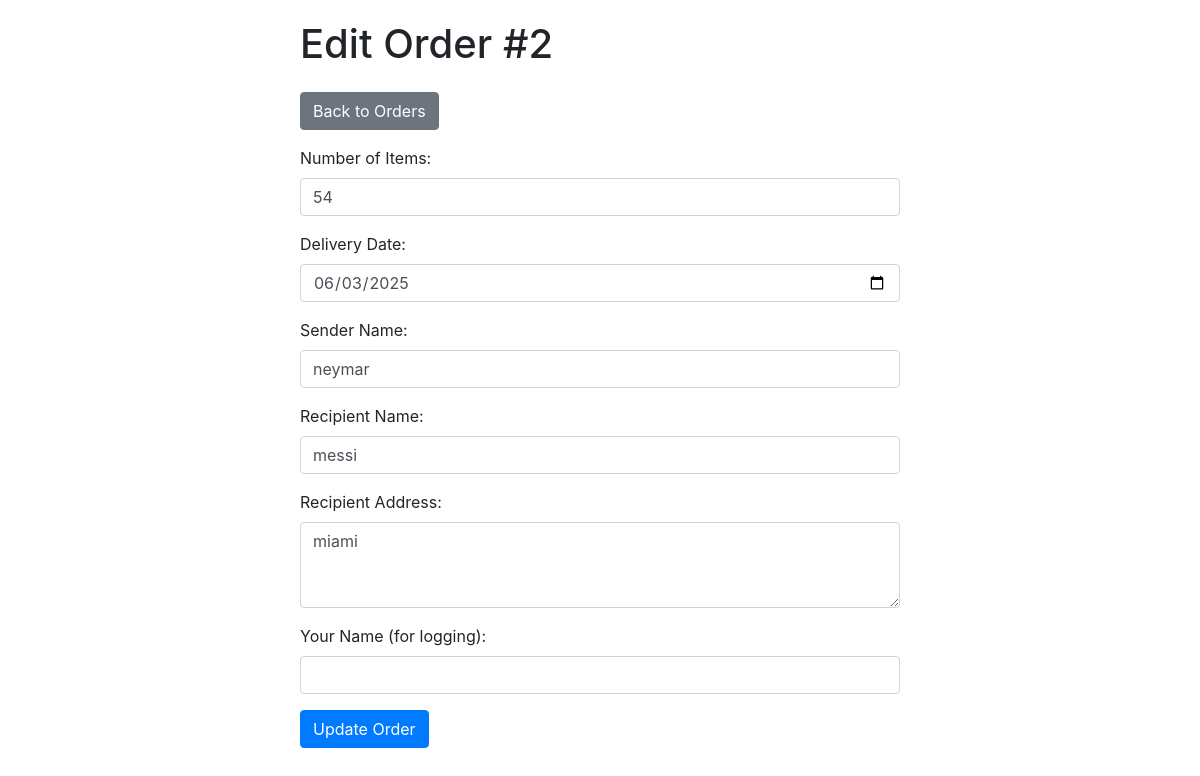
The page /edit_order/2 on the database its author committed.
### app.py (models this page shows)
class Order(db.Model):
    id = db.Column(db.Integer, primary_key=True)
    items = db.Column(db.Integer, nullable=False)
    delivery_date = db.Column(db.Date, nullable=False)
    sender_name = db.Column(db.String(100), nullable=False)
    recipient_name = db.Column(db.String(100), nullable=False)
    recipient_address = db.Column(db.String(200), nullable=False)
    status = db.Column(db.String(20), default='Ongoing')

### app.py (the view)
@app.route('/edit_order/<int:order_id>', methods=['GET'])
def show_edit_form(order_id):
    order = Order.query.get_or_404(order_id)
    return render_template('edit_order.html', order=order)

### templates/edit_order.html (shortened to what this page needs)
<!DOCTYPE html>
<html>
<head>
    <link rel="stylesheet" href="https://stackpath.bootstrapcdn.com/bootstrap/4.5.2/css/bootstrap.min.css">
</head>
<body>
    <div class="container">
        <div class="form-container">
            <h1 class="mb-4">Edit Order #{{ order.id }}</h1>
            <a href="{{ url_for('view_orders') }}" class="btn btn-secondary mb-3">Back to Orders</a>
            <form action="{{ url_for('update_order', order_id=order.id) }}" method="POST">
                <div class="form-group">
                    <label for="items">Number of Items:</label>
                    <input type="number" class="form-control" id="items" name="items" value="{{ order.items }}" required>
                </div>
                <div class="form-group">
                    <label for="delivery_date">Delivery Date:</label>
                    <input type="date" class="form-control" id="delivery_date" name="delivery_date" value="{{ order.delivery_date }}" required>
                </div>
                <div class="form-group">
                    <label for="sender_name">Sender Name:</label>
                    <input type="text" class="form-control" id="sender_name" name="sender_name" value="{{ order.sender_name }}" required>
                </div>
                <div class="form-group">
                    <label for="recipient_name">Recipient Name:</label>
                    <input type="text" class="form-control" id="recipient_name" name="recipient_name" value="{{ order.recipient_name }}" required>
                </div>
                <div class="form-group">
                    <label for="recipient_address">Recipient Address:</label>
                    <textarea class="form-control" id="recipient_address" name="recipient_address" rows="3" required>{{ order.recipient_address }}</textarea>
                </div>
                <div class="form-group">
                    <label for="performer_name">Your Name (for logging):</label>
                    <input type="text" class="form-control" id="performer_name" name="performer_name" required>
                </div>
                <button type="submit" class="btn btn-primary">Update Order</button>
            </form>
        </div>
    </div>
</body>
</html>

### templates/edit_order.html (style rules this page uses)
body { padding: 20px; }
.form-container { max-width: 600px; margin: 0 auto; }

### rows shown on the page
Order: id "2", items "54", delivery_date "06/03/2025", sender_name "neymar", recipient_name "messi", recipient_address "miami"
